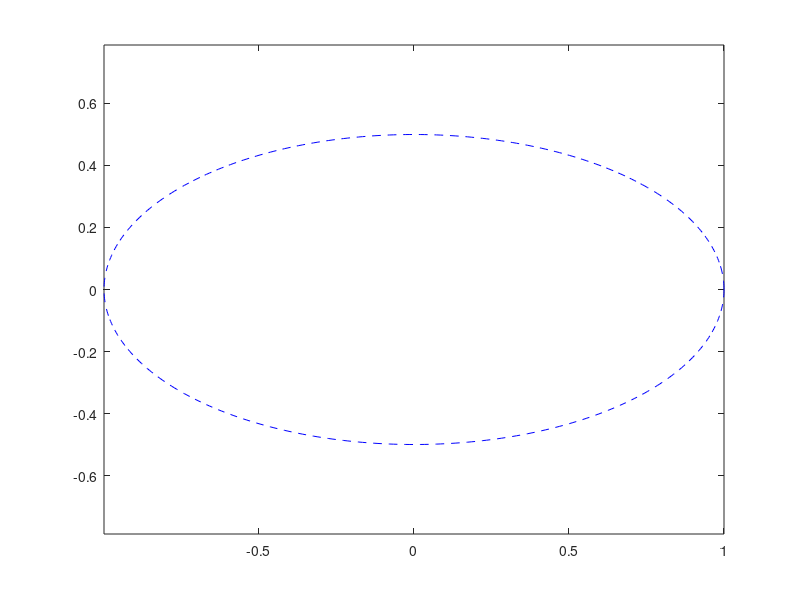

MATLAB code for this plot:
%%Homework 1 #1.b
%plot ellipse x^2 + 4y^2 = 4 using blue "dashed"
% or .25x^2 + y^2 = 1
clear;

%interval
i_start = 0;
i_end = 2 * pi;
samples = 500;
interval = linspace(i_start, i_end, samples);

%parametric functions
x_co = 1/2;
y_co = 1;
y_func = @(val) x_co*sin(val);
x_func = @(val) y_co*cos(val);

%plot string
plot_string = 'b--';

%plot the graph
x = arrayfun(x_func, interval);    
y = arrayfun(y_func, interval);

plot(x, y, plot_string);
axis equal;



